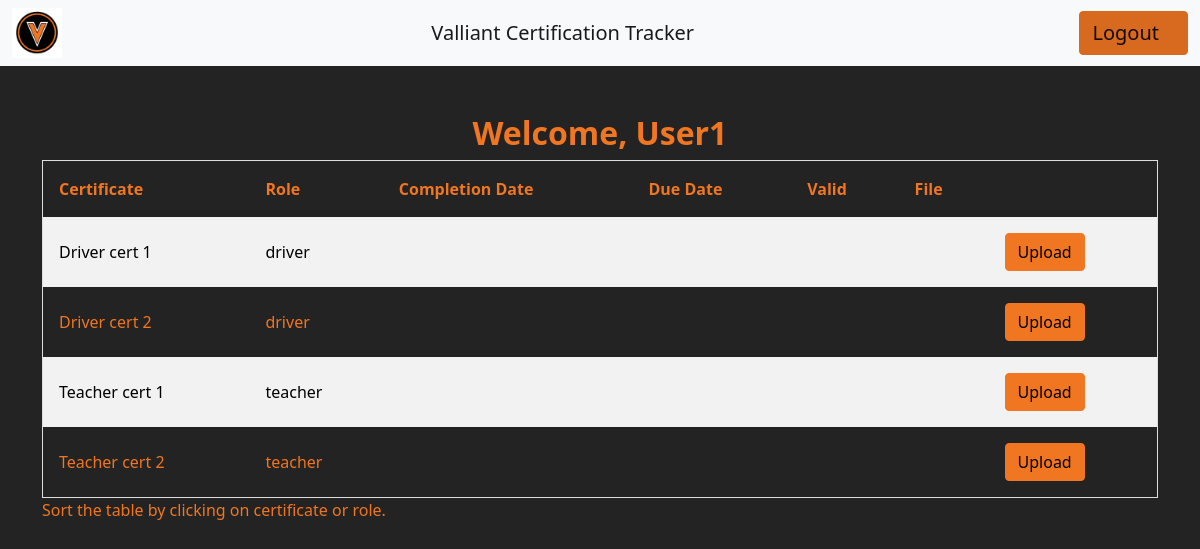
/accounts/dashboard/ (signed in), run on an earlier commit of the app's database.
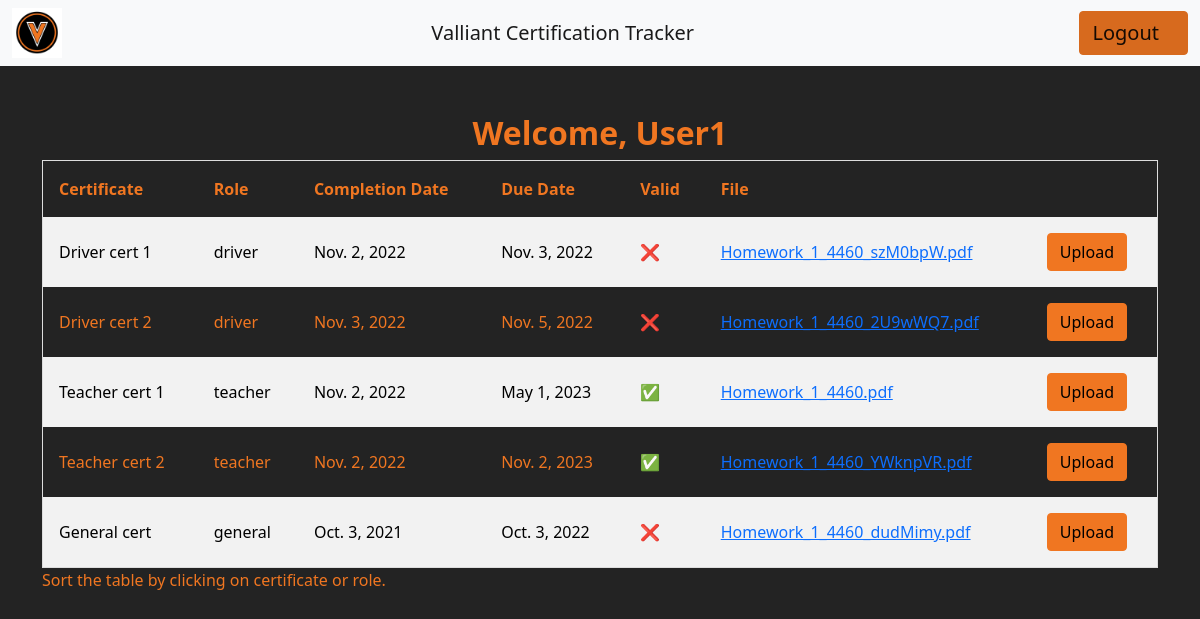
And on a later commit of the database.
### users/models.py (models this page shows, shortened)
class Certificate(models.Model):
    certificate_name = models.CharField('Name', blank=True, max_length=250, default='', unique=True)
    is_published = models.BooleanField('Published', default=False)
    exp_interval = models.IntegerField('Expiration interval in days', blank = True, null = True, default=0)
    is_limited = models.BooleanField('Time Limited', default=True)
    def __str__(self):
        return self.certificate_name

class Role(models.Model):
    role_name = models.CharField('Role', null=True, blank=True, max_length=250, default='', unique=True)
    certificates_list = models.ManyToManyField(Certificate, blank=True)
    def __str__(self):
        return self.role_name
    class Meta:
        verbose_name = "Role"
        verbose_name_plural = "Roles"

class Images(models.Model):
    certificate = models.ForeignKey(Certificate, default=None, null=False, blank=False, on_delete=models.CASCADE)
    profile = models.ForeignKey(Profile, default=None, null=True, blank=True, on_delete=models.CASCADE)
    file = models.FileField(upload_to = getPathToSave, null=True, blank=False)
    certification_completion_date = models.DateTimeField('Completion date', default=None, blank=False, null=True)
    certification_due_date = models.DateTimeField('Due date', default= None, blank=True, null=True)
    is_valid = models.BooleanField('Valid', default=True)
    def getDueDate(self):
        if self.certificate.is_limited:
            self.certification_due_date = self.certification_completion_date + timedelta(days= self.certificate.exp_interval)
            self.save()
        return self.certification_due_date
    def getName(self):
        return str(self.file).rsplit('/', 1)[-1]
    def isValid(self):
        if not self.certificate.is_limited:
            return True
        else:
            self.is_valid = self.getDueDate() >= timezone.now()
            self.save()
            return self.getDueDate() >= timezone.now()
    class Meta:
        verbose_name = "File"
        verbose_name_plural = "Files"

### users/views.py (the view)
# urls.py: path('dashboard/', views.dashboardView, name = "dashboard"),
@login_required
def dashboardView(request):
    profile = Profile.objects.all()
    images  = Images.objects.all()
    form = ImageForm(request.POST, request.FILES)
    if request.method == 'POST':
        if form.is_valid():
            form.instance.profile = request.user.profile
            form.instance.certification_due_date =  form.instance.getDueDate()
            form.instance.is_valid = form.instance.isValid()
            form.save()
            return redirect("dashboard")
    else:
        form = ImageForm()
    return render(request, 'dashboard.html', {'form': form, 'profiles': profile, 'images': images})

### users/Templates/dashboard.html (shortened to what this page needs)
{% extends 'base_dashboard.html' %}

### users/Templates/base_dashboard.html (shortened to what the changed rows need)
{% extends 'index.html' %}
{% block  content %}
    <center><h2 style="color: #F07621;"><strong>Welcome, {{user.username}}</strong></h2></center>
    {% if user.is_superuser %}
      {% block adminContent %}
        {% comment %} content from dashboard.html {% endcomment %}
      {% endblock %}
    {% else %}
    <div class="container">
        <table id="myTable">
            <tr>
                <th onclick="sortTable(0)">Certificate</th>
                <th onclick="sortTable(1)">Role</th>
                <th>Completion Date</th>
                <th>Due Date</th>
                <th>Valid</th>
                <th>File</th>
                <th></th>
            </tr>
            {% for profile in profiles %}
                {% if profile.profile_name.username == user.username %}
                    {% for role in profile.roles_list.all %}
                        {% for cert in role.certificates_list.all %}
                            {% if cert.is_published %}
                                <tr>
                                    <td>{{cert}}</td>
                                    <td>{{role}}</td>
                                    <td>
                                        {% for image in images reversed %}
                                            {% if image.profile.profile_name.username == user.username %}
                                                {% if image.certificate == cert %}
                                                    {% ifchanged image.certificate %}
                                                        {{image.certification_completion_date.date}}
                                                    {% endifchanged %}
                                                {% endif %}
                                            {% endif %}
                                        {% endfor %}
                                    </td>
                                    <td>
                                      {% for image in images reversed %}
                                          {% if image.profile.profile_name.username == user.username %}
                                              {% if image.certificate == cert %}
                                                  {% ifchanged image.certificate %}
                                                    {% if cert.is_limited %}
                                                      {{image.certification_due_date.date}}
                                                    {% else %}
                                                      Unlimited
                                                    {% endif %}
                                                  {% endifchanged %}
                                              {% endif %}
                                          {% endif %}
                                      {% endfor %}
                                  </td>
                                  <td>
                                    {% for image in images reversed %}
                                        {% if image.profile.profile_name.username == user.username %}
                                            {% if image.certificate == cert %}
                                                {% ifchanged image.certificate %}
                                                    {% if image.isValid %}
                                                      &#9989;
                                                    {% else %}
                                                      &#10060;
                                                    {% endif %}
                                                {% endifchanged %}
                                            {% endif %}
                                        {% endif %}
                                    {% endfor %}
                                </td>
                                    <td>
                                        {% for image in images reversed %}
                                            {% if image.profile.profile_name.username == user.username %}
                                                {% if image.certificate == cert %}
                                                    {% ifchanged image.certificate %}
                                                       <a href="{{image.file.url}}" download>{{image.getName}}</a>
                                                    {% endifchanged %}
                                                {% endif %}
                                            {% endif %}
                                        {% endfor %}
                                    </td>
                                    <td>
                                      {% if profile.is_active %}
                                        <button type="button" class="btn btn-primary" data-bs-toggle="modal" data-bs-target="#myModal">Upload </button></div>
                                        <div class="modal fade" id="myModal">
                                        {% endif %}
                            {% endif %}
                        {% endfor %}
                    {% endfor %}
                {% endif %}
            {% endfor %}
    </div>
    {% endif %}
{% endblock %}

What changed in the data, as far as the page shows it:
added Images: certification_completion_date "Nov. 2, 2022", certification_due_date "Nov. 3, 2022", getName "Homework_1_4460_szM0bpW.pdf"
added Images: certification_completion_date "Nov. 3, 2022", certification_due_date "Nov. 5, 2022", getName "Homework_1_4460_2U9wWQ7.pdf"
added Images: certification_completion_date "Nov. 2, 2022", certification_due_date "May 1, 2023", getName "Homework_1_4460.pdf"
added Images: certification_completion_date "Nov. 2, 2022", certification_due_date "Nov. 2, 2023", getName "Homework_1_4460_YWknpVR.pdf"
added Role: role_name "general"
added Certificate: certificate_name "General cert"
added Images: certification_completion_date "Oct. 3, 2021", certification_due_date "Oct. 3, 2022", getName "Homework_1_4460_dudMimy.pdf"
